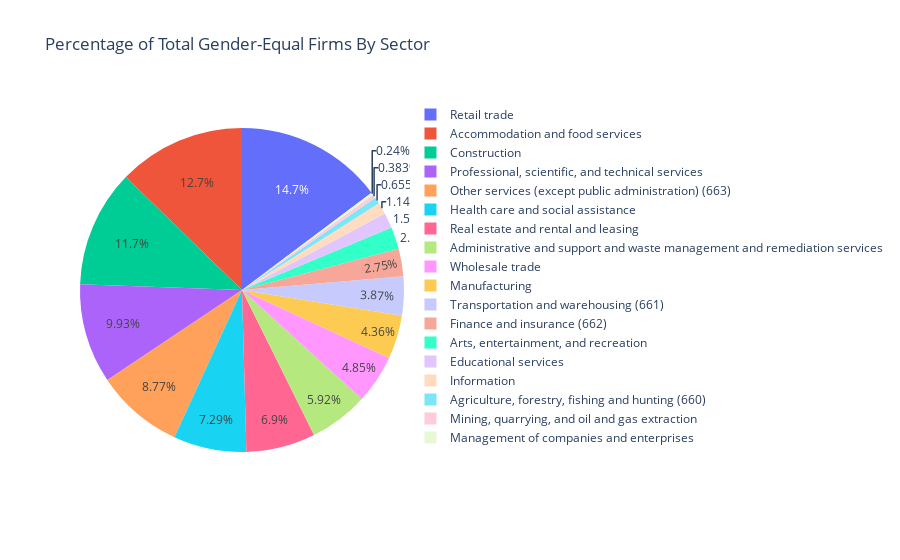

Notebook code cell kept with this figure:
### Code cell
fig2 = px.pie(absEq, values="NumberOfEmployerFirms", names = "Sector", title ="Percentage of Total Gender-Equal Firms By Sector")

fig2.show()

### Figure 1 — Plotly figure (JSON) as saved in the notebook; plotly's stock layout.template omitted (floating-point values rounded to 4 significant figures)
{"data": [{"domain": {"x": [0, 1], "y": [0, 1]}, "hovertemplate": "Sector=%{label}<br>NumberOfEmployerFirms=%{value}<extra></extra>", "labels": ["Agriculture, forestry, fishing and hunting (660)", "Mining, quarrying, and oil and gas extraction", "Construction", "Manufacturing", "Wholesale trade", "Retail trade", "Transportation and warehousing (661)", "Information", "Finance and insurance (662)", "Real estate and rental and leasing", "Professional, scientific, and technical services", "Management of companies and enterprises", "Administrative and support and waste management and remediation services", "Educational services", "Health care and social assistance", "Arts, entertainment, and recreation", "Accommodation and food services", "Other services (except public administration) (663)"], "legendgroup": "", "name": "", "showlegend": true, "type": "pie", "values": [5605, 3280, 100260, 37317, 41537, 126131, 33139, 9783, 23552, 59038, 84993, 2052, 50637, 13031, 62339, 18975, 108888, 75028]}], "layout": {"legend": {"tracegroupgap": 0}, "title": {"text": "Percentage of Total Gender-Equal Firms By Sector"}}}
